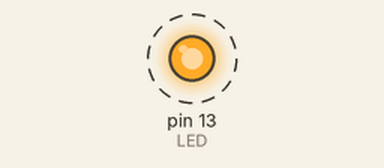
Bench run of a program on a simulated Arduino Uno, built with avr-gcc and run on an emulated ATmega328P. Parts: output pins drawn as LEDs (lit = HIGH). Dashed ring = blinking. What the program prints to the serial monitor is not drawn.

Above: at 0.12 s.
Timing chart, 0 to 3.0 s (numbered marks = the images above):
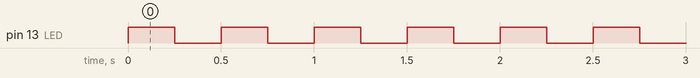

The program:

Main.cpp
```cpp
/*
 * Main.cpp
 *
 * Created: 9/16/2013 7:17:17 PM
 *  Author: Tyler
 */


#ifndef SKETCH_H_
#include "Sketch.h"
#endif


/* Running counter */
static unsigned long counter = 0;


//#pragma message "Sketch Running At: " XSTR(F_CPU) " HZ"

 void setup()
 {
	 /* Setup pin connected to board LED for output */
	 pinMode(LED, OUTPUT);

	 /* Initialize serial interface */
	 Serial.begin(SERIAL_SPEED);

	 /* Show build information via serial interface */
#if defined(ENABLE_TEXT_MESSAGE)
	ShowBuildInfo();
#endif

 }

 void loop()
 {
	 digitalWrite(LED, HIGH);
	 delay(DELAY_LENGTH);
	 digitalWrite(LED, LOW);
	 delay(DELAY_LENGTH);
	 Serial.print(MESSAGE);
	 Serial.println( ++counter );
 }
```

Sketch.h
```cpp
/*
 * Main.cpp
 *
 * Created: 9/16/2013 7:17:17 PM
 *  Author: Tyler
 */


#ifndef SKETCH_H_
#define SKETCH_H_

#ifndef Arduino_h
#include <Arduino.h>
#endif

#ifndef UTILITY_MACROS_H_
#include "Utility\UtilityMacros.h"
#endif

#ifndef BUILDINFO_H_
#include "Utility/Buildinfo.h"
#endif

/* LED Output */
const uint8_t LED = 13;

/* Delay between blinks */
const unsigned long DELAY_LENGTH = 250;

/* Serial Speed */
const unsigned long SERIAL_SPEED = 9600;

/* Serial Message */
const char* MESSAGE = "Hello World! - ";

void setup();
void loop();


#endif /* SKETCH_H_ */
```

BuildDate.cpp
```cpp
#ifndef BUILDINFO_H_
#include "buildinfo.h"
#endif

/************************************************************
DO NOT MODIFY
Automatically Generated On 2013-06-07 07-41-PM by pre-build98
*************************************************************/

#if defined(BUILDINFO_RAM)
static const char* BUILD_DATE = "2013-06-07 07-41-PM";
#elif defined(BUILDINFO_EEMEM)
static const char BUILD_DATE[HeaderMsgSize] EEMEM = "2013-06-07 07-41-PM";
#elif defined(BUILDINFO_PROGMEM)
static const char BUILD_DATE[] PROGMEM = "2013-06-07 07-41-PM";
#endif

/* Return the header message */
void GetBuildDate( void *buffer, size_t bufferSize )
{
#if defined(BUILDINFO_RAM)
	memcpy( buffer, BUILD_DATE, bufferSize );
#elif defined(BUILDINFO_EEMEM)
   eeprom_read_block(buffer,BUILD_DATE,bufferSize);
#elif defined(BUILDINFO_PROGMEM)
   memcpy_P(buffer,BUILD_DATE,bufferSize);
#endif
}
```

BuildNumber.cpp
```cpp
#ifndef BUILDINFO_H_
#include "buildinfo.h"
#endif

/************************************************************
DO NOT MODIFY
Automatically Generated On 2013-06-06 07-50-AM by deploy-success99.bat
*************************************************************/

#if defined(BUILDINFO_RAM)
static const uint16_t BUILD_NUMBER = 39;
#elif defined(BUILDINFO_EEMEM)
static const uint16_t BUILD_NUMBER EEMEM = 39;
#elif defined(BUILDINFO_PROGMEM)
static const uint16_t BUILD_NUMBER PROGMEM = 39;
#endif


uint16_t GetBuildNumber()
{
    uint16_t val;
#if defined(BUILDINFO_RAM)
    val = BUILD_NUMBER;
#elif defined(BUILDINFO_EEMEM)
    val = eeprom_read_word( &BUILD_NUMBER );
#elif defined(BUILDINFO_PROGMEM)
    val = pgm_read_word(&BUILD_NUMBER);
#endif
    return val;
}
```

Buildinfo.h
```cpp
/*
 * BuildInfo.h
 *
 * Created: 9/16/2013 7:17:17 PM
 *  Author: Tyler
 */


#ifndef BUILDINFO_H_
#define BUILDINFO_H_

#include <stddef.h>
#include <stdint.h>
#include <avr/eeprom.h>
#include <avr/pgmspace.h>
#include <string.h>

#define BUILDINFO_RAM 1			// Store build information in RAM
//#define BUILDINFO_EEMEM 1		// Store build information in EEMEM (NOT SUPPORTED by bootloader)
//#define BUILDINFO_PROGMEM 1   // Store build information in PROGMEM
#define ENABLE_TEXT_MESSAGE 1	// Show build information during program initialization

const int HeaderMsgSize = 20;
const int BuildNumberSize = sizeof(uint16_t);

/* implemented in buildate.cpp */
void GetBuildDate( void *buffer, size_t bufferSize );

/* Get Build Number (times deployed to device) */
uint16_t GetBuildNumber( );

/* Show build information */
void ShowBuildInfo();

/* Return the amount of free RAM available */
int GetFreeRam ();


#endif /* BUILDINFO_H_ */
```

UtilityMacros.h
```cpp
/*
 * UtilityMacros.h
 *
 * Created: 9/16/2013 7:17:17 PM
 *  Author: Tyler
 */


#ifndef UTILITY_MACROS_H_
#define UTILITY_MACROS_H_

#define DO_PRAGMA(x) _Pragma (#x)
#define TODO(x) DO_PRAGMA(message ("TODO - " #x))

#define XSTR(x) STR(x)
#define STR(x) #x

#endif /* UTILITY_MACROS_H_ */
```

Measured:
- by itself, pin 13 (LED): alternates HIGH for 0.25 s and LOW for 0.25 s
